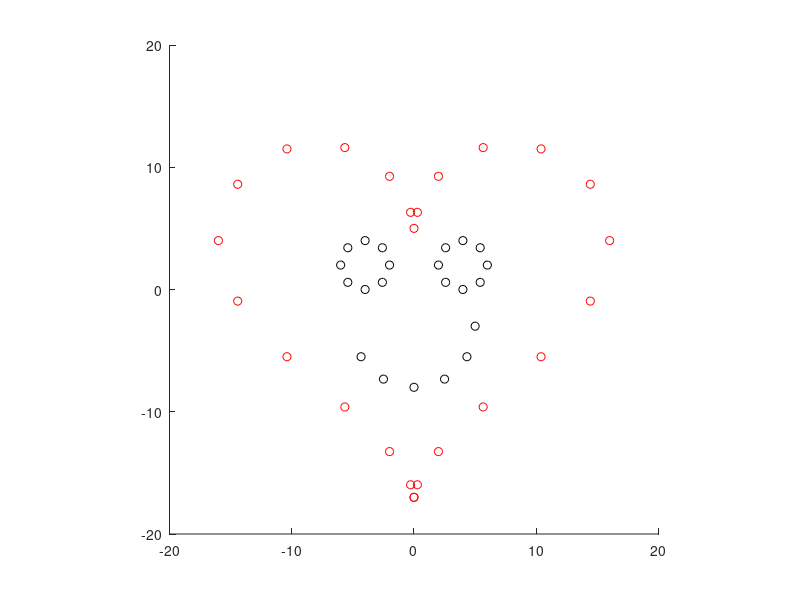

MATLAB code for this plot:
%% Plot of heart with smiley face for extra credit

% plot heart
t = linspace (-pi,pi, 25); 
x = 16*sin (t).^3; 
y = 13*cos (t) - 5*cos (2*t) - 2*cos (3*t) - cos (4*t); 
scatter(x,y,'r')
axis equal
xlim ([-20 20]); ylim ([-20 20])
hold on

% plot eyes
eyeCenters = [-4 2; 4 2]; 
eyeRadii = [2 2]; 
n = 8;
x1 = zeros(1,n); y1 = zeros(1,n);
x2 = zeros(1,n); y2 = zeros(1,n);
for i = 1:n
    theta = 2*pi*i/n;
    x1(i) = eyeCenters(1,1) + eyeRadii(1)*cos(theta);
    y1(i) = eyeCenters(1,2) + eyeRadii(1)*sin(theta);
    x2(i) = eyeCenters(2,1) + eyeRadii(2)*cos(theta);
    y2(i) = eyeCenters(2,2) + eyeRadii(2)*sin(theta);
end
scatter(x1,y1,'k')
scatter(x2,y2,'k')


% plot mouth
mouthCenter = [0 -3];
mouthRadius = 5;
n = 6;
x3 = zeros(1,n); y3 = zeros(1,n);
for i = 1:n
    theta = pi + pi*i/n;
    x3(i) = mouthCenter(1) + mouthRadius*cos(theta);
    y3(i) = mouthCenter(2) + mouthRadius*sin(theta);
end
scatter(x3,y3,'k')

hold off;












